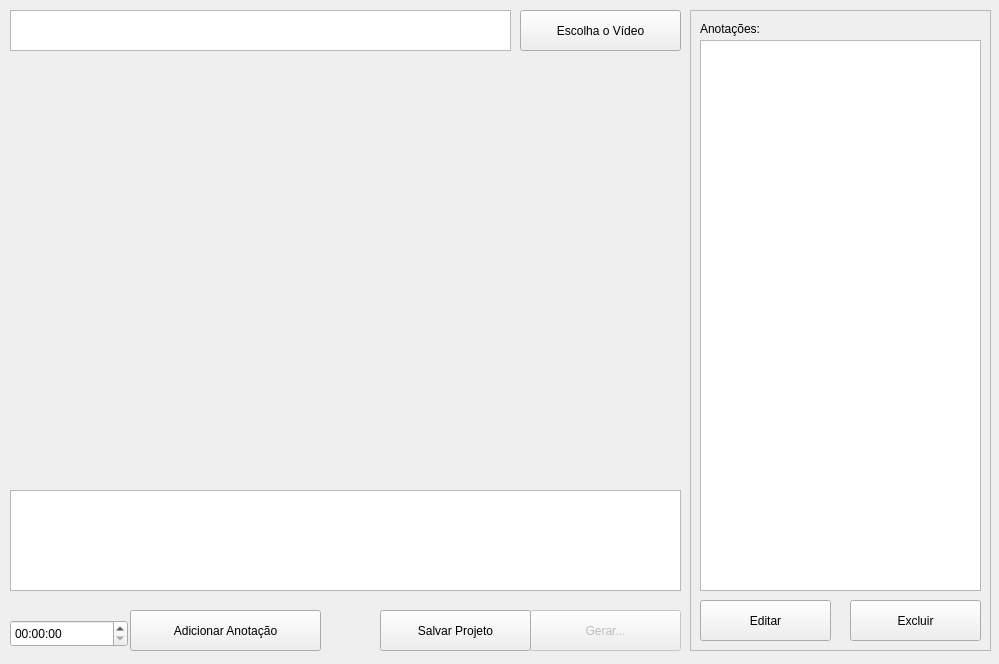
<?xml version="1.0" encoding="UTF-8"?>
<ui version="4.0">
 <class>MainProjectWidget</class>
 <widget class="QWidget" name="MainProjectWidget">
  <property name="geometry">
   <rect>
    <x>0</x>
    <y>0</y>
    <width>999</width>
    <height>664</height>
   </rect>
  </property>
  <property name="windowTitle">
   <string>Projeto</string>
  </property>
  <widget class="QPushButton" name="btn_choose_video">
   <property name="geometry">
    <rect>
     <x>520</x>
     <y>10</y>
     <width>161</width>
     <height>41</height>
    </rect>
   </property>
   <property name="text">
    <string>Escolha o Vídeo</string>
   </property>
   <property name="icon">
    <iconset resource="icons.qrc">
     <normaloff>:/i/folder_open.png</normaloff>:/i/folder_open.png</iconset>
   </property>
   <property name="iconSize">
    <size>
     <width>40</width>
     <height>40</height>
    </size>
   </property>
  </widget>
  <widget class="QPlainTextEdit" name="txt_main_video">
   <property name="geometry">
    <rect>
     <x>10</x>
     <y>10</y>
     <width>501</width>
     <height>41</height>
    </rect>
   </property>
   <property name="textInteractionFlags">
    <set>Qt::TextSelectableByKeyboard|Qt::TextSelectableByMouse</set>
   </property>
  </widget>
  <widget class="QTimeEdit" name="time_edit">
   <property name="geometry">
    <rect>
     <x>10</x>
     <y>620</y>
     <width>118</width>
     <height>27</height>
    </rect>
   </property>
  </widget>
  <widget class="QPushButton" name="btn_add_annotation">
   <property name="geometry">
    <rect>
     <x>130</x>
     <y>610</y>
     <width>191</width>
     <height>41</height>
    </rect>
   </property>
   <property name="text">
    <string>Adicionar Anotação</string>
   </property>
   <property name="icon">
    <iconset resource="icons.qrc">
     <normaloff>:/i/comment_add.png</normaloff>:/i/comment_add.png</iconset>
   </property>
   <property name="iconSize">
    <size>
     <width>40</width>
     <height>40</height>
    </size>
   </property>
  </widget>
  <widget class="QFrame" name="frame_notes">
   <property name="geometry">
    <rect>
     <x>690</x>
     <y>10</y>
     <width>301</width>
     <height>641</height>
    </rect>
   </property>
   <property name="frameShape">
    <enum>QFrame::StyledPanel</enum>
   </property>
   <property name="frameShadow">
    <enum>QFrame::Raised</enum>
   </property>
   <widget class="QLabel" name="label">
    <property name="geometry">
     <rect>
      <x>10</x>
      <y>10</y>
      <width>131</width>
      <height>17</height>
     </rect>
    </property>
    <property name="text">
     <string>Anotações:</string>
    </property>
   </widget>
   <widget class="QListWidget" name="list_notes">
    <property name="geometry">
     <rect>
      <x>10</x>
      <y>30</y>
      <width>281</width>
      <height>551</height>
     </rect>
    </property>
   </widget>
   <widget class="QPushButton" name="btn_edit">
    <property name="geometry">
     <rect>
      <x>10</x>
      <y>590</y>
      <width>131</width>
      <height>41</height>
     </rect>
    </property>
    <property name="text">
     <string>Editar</string>
    </property>
    <property name="icon">
     <iconset resource="icons.qrc">
      <normaloff>:/i/comment_edit.png</normaloff>:/i/comment_edit.png</iconset>
    </property>
    <property name="iconSize">
     <size>
      <width>40</width>
      <height>40</height>
     </size>
    </property>
   </widget>
   <widget class="QPushButton" name="btn_delete">
    <property name="geometry">
     <rect>
      <x>160</x>
      <y>590</y>
      <width>131</width>
      <height>41</height>
     </rect>
    </property>
    <property name="text">
     <string>Excluir</string>
    </property>
    <property name="icon">
     <iconset resource="icons.qrc">
      <normaloff>:/i/comment_delete.png</normaloff>:/i/comment_delete.png</iconset>
    </property>
    <property name="iconSize">
     <size>
      <width>40</width>
      <height>40</height>
     </size>
    </property>
   </widget>
  </widget>
  <widget class="QPushButton" name="btn_generate_ncl">
   <property name="enabled">
    <bool>false</bool>
   </property>
   <property name="geometry">
    <rect>
     <x>530</x>
     <y>610</y>
     <width>151</width>
     <height>41</height>
    </rect>
   </property>
   <property name="text">
    <string>Gerar...</string>
   </property>
   <property name="icon">
    <iconset resource="icons.qrc">
     <normaloff>:/i/notepad.png</normaloff>:/i/notepad.png</iconset>
   </property>
   <property name="iconSize">
    <size>
     <width>40</width>
     <height>40</height>
    </size>
   </property>
  </widget>
  <widget class="QPushButton" name="btn_save_project">
   <property name="geometry">
    <rect>
     <x>380</x>
     <y>610</y>
     <width>151</width>
     <height>41</height>
    </rect>
   </property>
   <property name="text">
    <string>Salvar Projeto</string>
   </property>
   <property name="icon">
    <iconset resource="icons.qrc">
     <normaloff>:/i/save.png</normaloff>:/i/save.png</iconset>
   </property>
   <property name="iconSize">
    <size>
     <width>40</width>
     <height>40</height>
    </size>
   </property>
  </widget>
  <widget class="QTextEdit" name="txt_description">
   <property name="geometry">
    <rect>
     <x>10</x>
     <y>490</y>
     <width>671</width>
     <height>101</height>
    </rect>
   </property>
  </widget>
  <widget class="QWidget" name="player_widget" native="true">
   <property name="geometry">
    <rect>
     <x>0</x>
     <y>40</y>
     <width>691</width>
     <height>481</height>
    </rect>
   </property>
  </widget>
 </widget>
 <resources>
  <include location="icons.qrc"/>
 </resources>
 <connections/>
</ui>
